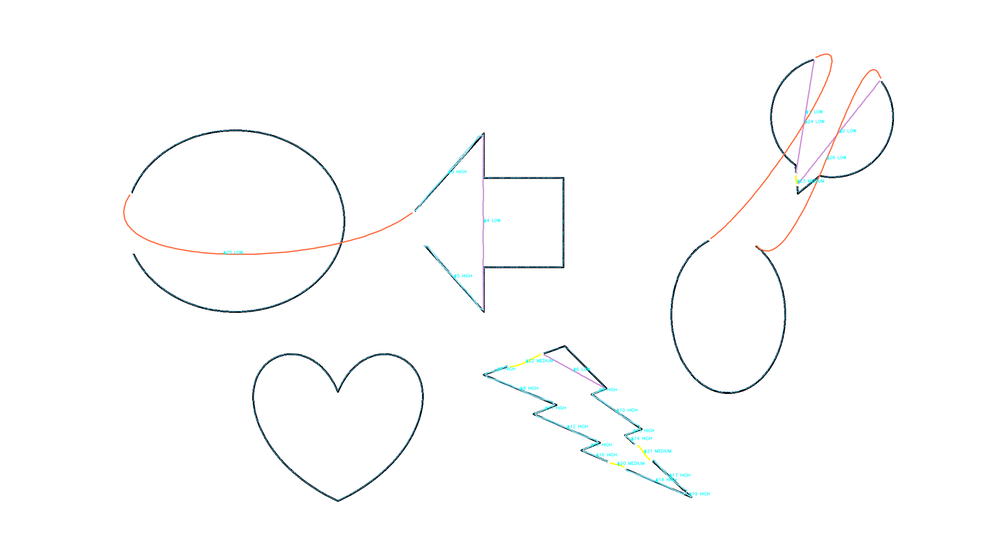
#> input picture restored/restoration_test_xai_overlay.png, 1000 x 552 px, shrunk from 2688 x 1484 before the run
$ python -i sketch_preprocessor.py   (imports and definitions only)
#> lines starting #> are read from the running program, lines starting #| are printed output that depends on the picture; after the words box and inside, x2 and y2 are one past the last pixel; in counts of white or black regions, pixels touching at a corner belong together
#> further down, picture is the input picture: shape (552, 1000, 3); mean B, G, R 252.9, 252.8, 252.4
"""
Sketch Preprocessing Module
============================
Seven-stage pipeline optimised for ancient sketch line preservation,
supporting both paper sketches and stone engravings.

  0. Input handling   — Load, convert to grayscale
  1. Denoising        — Non-Local Means + Bilateral Filter (edge-preserving)
  2. Background       — Morphological closing estimation + subtraction
  3. Contrast         — CLAHE (Contrast Limited Adaptive Histogram Equalisation)
  4. Binarization     — Multi-strategy fusion: XDoG + Sauvola + Niblack
  5. Post-processing  — Small-component removal + morphological closing + optional thinning
  6. Output           — Binary image (foreground = 255, background = 0)

Design rationale
----------------
The existing ``DocumentEnhancer`` is optimised for degraded *text* documents
and employs morphological opening that can destroy thin sketch lines.  This
module instead:

* Uses edge-preserving denoisers (NLM + bilateral) to protect faint strokes.
* Subtracts an estimated background surface to remove yellowing, staining,
  and uneven illumination in one step — more effective than Multi-Scale Retinex
  for non-text, line-art content.
* Fuses three complementary binarization strategies via majority voting so
  that faint lines captured by *any two* methods survive while isolated
  false-positives from a single method are suppressed.

Key references
--------------
* Winnemoeller, Kyprianidis & Olsen, "XDoG: An eXtended Difference-of-
  Gaussians Compendium including Advanced Image Stylization",
  Computers & Graphics 36(6), 2012.
* Sauvola & Pietikainen, "Adaptive document image binarization",
  Pattern Recognition 33(2), 2000.
* Niblack, "An Introduction to Digital Image Processing", Prentice-Hall, 1986.
* Buades, Coll & Morel, "A Non-Local Algorithm for Image Denoising",
  CVPR 2005.
"""

from __future__ import annotations

import os
from typing import Dict, Literal, Optional, Tuple, Union

import cv2
import numpy as np
from skimage.exposure import equalize_adapthist
from skimage.filters import threshold_niblack, threshold_sauvola
from skimage.morphology import remove_small_objects, thin


# ═══════════════════════════════════════════════════════════════════════════
# SketchPreprocessor
# ═══════════════════════════════════════════════════════════════════════════

class SketchPreprocessor:
    """Seven-stage sketch preprocessing pipeline with high line recall.

    Parameters are exposed in ``__init__`` so every stage can be tuned.
    The ``medium`` argument selects sensible defaults for paper vs. stone.
    """

    # ── Presets per medium ────────────────────────────────────────────────
    _PRESETS: Dict[str, Dict] = {
        "paper": dict(
            nlm_h=7,
            nlm_template_window=7,
            nlm_search_window=21,
            bilateral_d=9,
            bilateral_sigma_color=75,
            bilateral_sigma_space=75,
            clahe_clip=3.0,
            clahe_tile=8,
            # Binarization params tuned against da37/da80 ground truth
            # (grid search + sequential 1-D sweeps, mean F1 0.4812 → 0.5980)
            xdog_sigma=0.75,
            xdog_k=1.6,
            xdog_p=100.0,
            xdog_epsilon=0.005,
            xdog_phi=10.0,
            sauvola_window=19,
            sauvola_k=0.35,
            niblack_window=9,
            niblack_k=-0.02,
            min_votes=2,
            min_component_area=150,
            closing_kernel=3,
            do_thinning=False,
        ),
        "stone": dict(
            nlm_h=10,
            nlm_template_window=7,
            nlm_search_window=21,
            bilateral_d=9,
            bilateral_sigma_color=60,
            bilateral_sigma_space=60,
            clahe_clip=4.0,
            clahe_tile=8,
            xdog_sigma=1.2,
            xdog_k=1.6,
            xdog_p=200.0,
            xdog_epsilon=0.01,
            xdog_phi=12.0,
            sauvola_window=31,
            sauvola_k=0.08,
            niblack_window=31,
            niblack_k=-0.15,
            min_votes=2,
            min_component_area=15,
            closing_kernel=3,
            do_thinning=False,
        ),
    }

    def __init__(
        self,
        medium: Literal["paper", "stone"] = "paper",
        *,
        # ── Stage 1: NLM denoising ─────────────────────────────────────
        nlm_h: Optional[int] = None,
        nlm_template_window: Optional[int] = None,
        nlm_search_window: Optional[int] = None,
        # ── Stage 1: bilateral filter ──────────────────────────────────
        bilateral_d: Optional[int] = None,
        bilateral_sigma_color: Optional[float] = None,
        bilateral_sigma_space: Optional[float] = None,
        # ── Stage 3: CLAHE ─────────────────────────────────────────────
        clahe_clip: Optional[float] = None,
        clahe_tile: Optional[int] = None,
        # ── Stage 4a: XDoG ─────────────────────────────────────────────
        xdog_sigma: Optional[float] = None,
        xdog_k: Optional[float] = None,
        xdog_p: Optional[float] = None,
        xdog_epsilon: Optional[float] = None,
        xdog_phi: Optional[float] = None,
        # ── Stage 4b: Sauvola ──────────────────────────────────────────
        sauvola_window: Optional[int] = None,
        sauvola_k: Optional[float] = None,
        # ── Stage 4c: Niblack ──────────────────────────────────────────
        niblack_window: Optional[int] = None,
        niblack_k: Optional[float] = None,
        # ── Stage 4: fusion ────────────────────────────────────────────
        min_votes: Optional[int] = None,
        # ── Stage 5: post-processing ───────────────────────────────────
        min_component_area: Optional[int] = None,
        closing_kernel: Optional[int] = None,
        do_thinning: Optional[bool] = None,
    ):
        preset = self._PRESETS[medium]

        # Merge: explicit kwarg wins over preset default
        def _pick(name: str, value):
            return value if value is not None else preset[name]

        # Stage 1
        self.nlm_h: int                    = _pick("nlm_h", nlm_h)
        self.nlm_template_window: int      = _pick("nlm_template_window", nlm_template_window)
        self.nlm_search_window: int        = _pick("nlm_search_window", nlm_search_window)
        self.bilateral_d: int              = _pick("bilateral_d", bilateral_d)
        self.bilateral_sigma_color: float  = _pick("bilateral_sigma_color", bilateral_sigma_color)
        self.bilateral_sigma_space: float  = _pick("bilateral_sigma_space", bilateral_sigma_space)

        # Stage 3
        self.clahe_clip: float = _pick("clahe_clip", clahe_clip)
        self.clahe_tile: int   = _pick("clahe_tile", clahe_tile)

        # Stage 4a — XDoG
        self.xdog_sigma: float   = _pick("xdog_sigma", xdog_sigma)
        self.xdog_k: float       = _pick("xdog_k", xdog_k)
        self.xdog_p: float       = _pick("xdog_p", xdog_p)
        self.xdog_epsilon: float = _pick("xdog_epsilon", xdog_epsilon)
        self.xdog_phi: float     = _pick("xdog_phi", xdog_phi)

        # Stage 4b/c — adaptive thresholds
        self.sauvola_window: int  = _pick("sauvola_window", sauvola_window)
        self.sauvola_k: float     = _pick("sauvola_k", sauvola_k)
        self.niblack_window: int  = _pick("niblack_window", niblack_window)
        self.niblack_k: float     = _pick("niblack_k", niblack_k)

        # Stage 4 — fusion
        self.min_votes: int = _pick("min_votes", min_votes)

        # Stage 5
        self.min_component_area: int = _pick("min_component_area", min_component_area)
        self.closing_kernel: int     = _pick("closing_kernel", closing_kernel)
        self.do_thinning: bool       = _pick("do_thinning", do_thinning)

    # ───────────────────────────────────────────────────────────────────────
    # Stage 1 — Edge-preserving denoising
    # ───────────────────────────────────────────────────────────────────────

    def denoise(self, img: np.ndarray) -> np.ndarray:
        """Two-pass edge-preserving denoising.

        Pass 1 — Non-Local Means:
            Averages similar patches across the image.  The filter strength
            *h* is kept conservative (default 7 for paper) so that faint
            pencil/ink lines are not blurred away.

        Pass 2 — Bilateral filter:
            Smooths flat regions while preserving sharp edge gradients,
            further reducing low-frequency noise without affecting strokes.

        Args:
            img: Grayscale uint8 image.
        Returns:
            Denoised uint8 image.
        """
        nlm = cv2.fastNlMeansDenoising(
            img,
            h=self.nlm_h,
            templateWindowSize=self.nlm_template_window,
            searchWindowSize=self.nlm_search_window,
        )
        bilateral = cv2.bilateralFilter(
            nlm,
            d=self.bilateral_d,
            sigmaColor=self.bilateral_sigma_color,
            sigmaSpace=self.bilateral_sigma_space,
        )
        return bilateral

    # ───────────────────────────────────────────────────────────────────────
    # Stage 2 — Background estimation & subtraction
    # ───────────────────────────────────────────────────────────────────────

    def remove_background(self, img: np.ndarray) -> np.ndarray:
        """Estimate and subtract the slowly-varying background.

        A large morphological closing with a circular structuring element
        produces a smooth approximation of the paper/stone surface
        (yellowing, stains, uneven illumination).  Subtracting this from
        the denoised image leaves only the *local* intensity deviations,
        i.e. the sketch strokes.

        The kernel radius is set to ~1/20 of the shorter image dimension,
        clamped to [31, 101] and forced to an odd number.

        Args:
            img: Denoised grayscale uint8 image.
        Returns:
            Background-subtracted uint8 image, normalised to [0, 255].
        """
        h, w = img.shape[:2]
        ksize = int(min(h, w) / 20)
        ksize = max(31, min(ksize, 101))
        ksize = ksize if ksize % 2 == 1 else ksize + 1

        kernel = cv2.getStructuringElement(cv2.MORPH_ELLIPSE, (ksize, ksize))
        background = cv2.morphologyEx(img, cv2.MORPH_CLOSE, kernel)
#> background: shape (552, 1000); every value is 255

        # Subtract and normalise ──────────────────────────────────────────
        diff = background.astype(np.float64) - img.astype(np.float64)
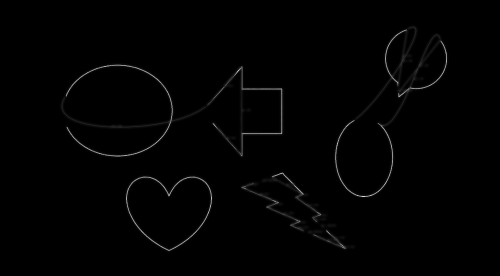
#> diff: shape (552, 1000) float64 (shown at 1/2 size); min 0, max 224, mean 2
        diff = np.clip(diff, 0, None)

        d_max = diff.max()
#> d_max = 224
        if d_max > 1e-8:
            diff = diff / d_max * 255.0

        # Invert so that sketch lines are *dark* on a *light* background,
        # matching the convention expected by Sauvola, Niblack, and XDoG.
        return (255 - diff).astype(np.uint8)

    # ───────────────────────────────────────────────────────────────────────
    # Stage 3 — Contrast enhancement (CLAHE)
    # ───────────────────────────────────────────────────────────────────────

    def enhance_contrast(self, img: np.ndarray) -> np.ndarray:
        """Boost local contrast with CLAHE to reveal faint strokes.

        Operates via scikit-image ``equalize_adapthist`` (CLAHE) so that
        faint pencil marks in brighter areas and strong strokes in darker
        areas are both lifted into a useful dynamic range.

        Args:
            img: Background-subtracted uint8 image.
        Returns:
            Contrast-enhanced uint8 image.
        """
        h, w = img.shape[:2]
        kernel_size = (max(1, h // self.clahe_tile), max(1, w // self.clahe_tile))
        enhanced = equalize_adapthist(
            img, kernel_size=kernel_size, clip_limit=self.clahe_clip / 100.0
        )
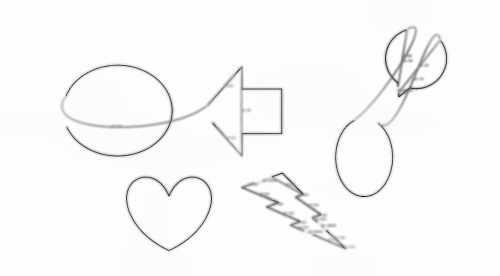
#> enhanced: shape (552, 1000) float64 (shown at 1/2 size); min 0, max 1, mean 0.977
        return (enhanced * 255.0).astype(np.uint8)

    # ───────────────────────────────────────────────────────────────────────
    # Stage 4 — Multi-strategy binarization with fusion
    # ───────────────────────────────────────────────────────────────────────

    def _xdog(self, img: np.ndarray) -> np.ndarray:
        """Extended Difference-of-Gaussians (XDoG) line extraction.

        The algorithm applies two Gaussian blurs at scales σ and k·σ,
        computes an amplified difference via a sharpness parameter *p*,
        and passes through a soft thresholding function that enhances
        line-like features while suppressing flat regions.

        Sharpened DoG (Winnemoeller et al. 2012):

            S(x) = (1 + p) · G_σ(x) − p · G_{kσ}(x)

        Soft threshold:
            T(x) = 1                            if S(x) ≥ ε
                  = 1 + tanh(φ · (S(x) − ε))    otherwise

        With dark lines on a light background, line pixels produce
        strongly negative S values (below ε), yielding T ≈ 0.  These
        are classified as foreground.

        Args:
            img: Contrast-enhanced uint8 image (dark lines, light bg).
        Returns:
            Binary uint8 mask from XDoG (foreground = 255, bg = 0).
        """
        img_f = img.astype(np.float64) / 255.0

        g1 = cv2.GaussianBlur(img_f, (0, 0), self.xdog_sigma)
        g2 = cv2.GaussianBlur(img_f, (0, 0), self.xdog_sigma * self.xdog_k)

        # Amplified DoG: sharpness p boosts the difference so that even
        # faint lines produce strong negative excursions.
        dog = (1.0 + self.xdog_p) * g1 - self.xdog_p * g2
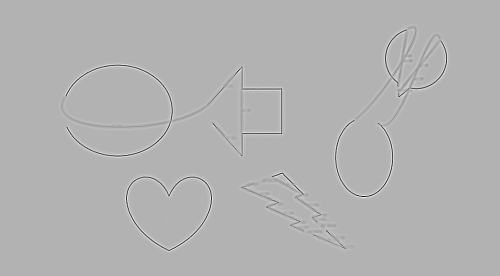
#> dog: shape (552, 1000) float64 (shown at 1/2 size); min -16.77, max 8.57, mean 0.975; drawn with min black and max white

        # Soft thresholding ────────────────────────────────────────────────
        result = np.where(
            dog >= self.xdog_epsilon,
            1.0,
            1.0 + np.tanh(self.xdog_phi * (dog - self.xdog_epsilon)),
        )
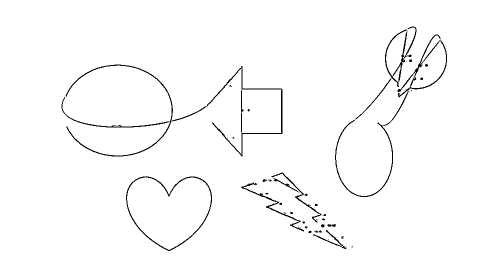
#> result: shape (552, 1000) float64 (shown at 1/2 size); min 0, max 1, mean 0.982

        # Pixels with result < 0.5 correspond to sketch lines.
        binary = (result < 0.5).astype(np.uint8) * 255
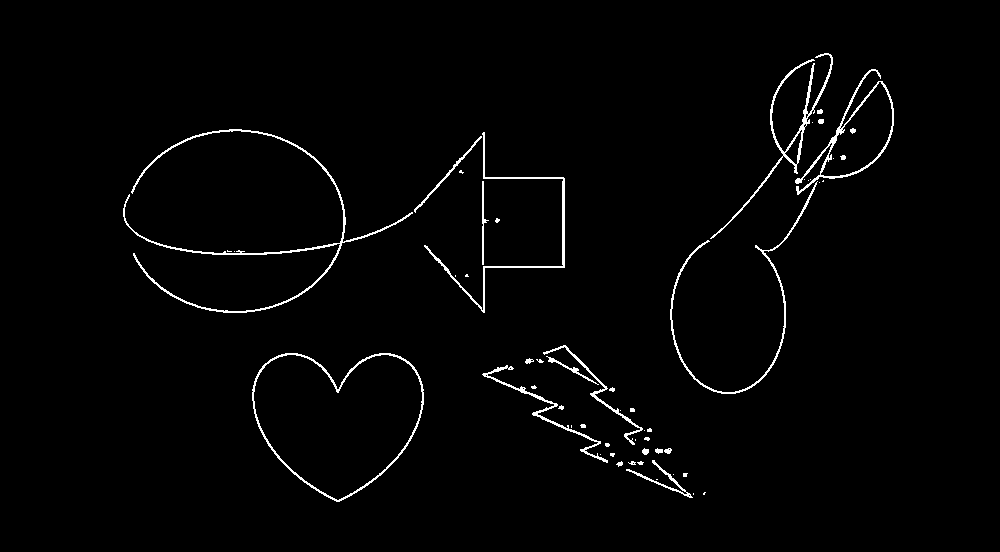
#> binary: shape (552, 1000); 1.8% white in thin lines or dots, all inside (x1, y1, x2, y2) = (123, 53, 894, 502)
        return binary

    def _sauvola(self, img: np.ndarray) -> np.ndarray:
        """Sauvola adaptive thresholding.

        T(x,y) = μ(x,y) · [1 + k · (σ(x,y)/R − 1)]

        A negative *k* raises the threshold above the local mean, which
        helps capture faint foreground strokes on a light background.

        We threshold with ≤ (pixel darker than threshold → foreground).

        Args:
            img: Contrast-enhanced uint8 image.
        Returns:
            Binary uint8 mask from Sauvola.
        """
        thresh = threshold_sauvola(
            img, window_size=self.sauvola_window, k=self.sauvola_k,
        )
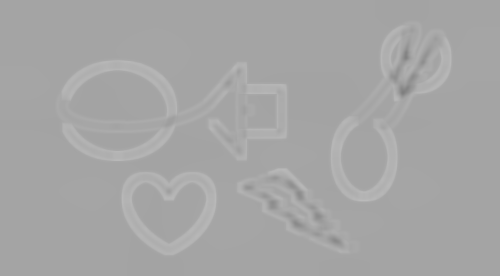
#> thresh: shape (552, 1000) float64 (shown at 1/2 size); min 126, max 187.4, mean 165.9
        return (img <= thresh).astype(np.uint8) * 255
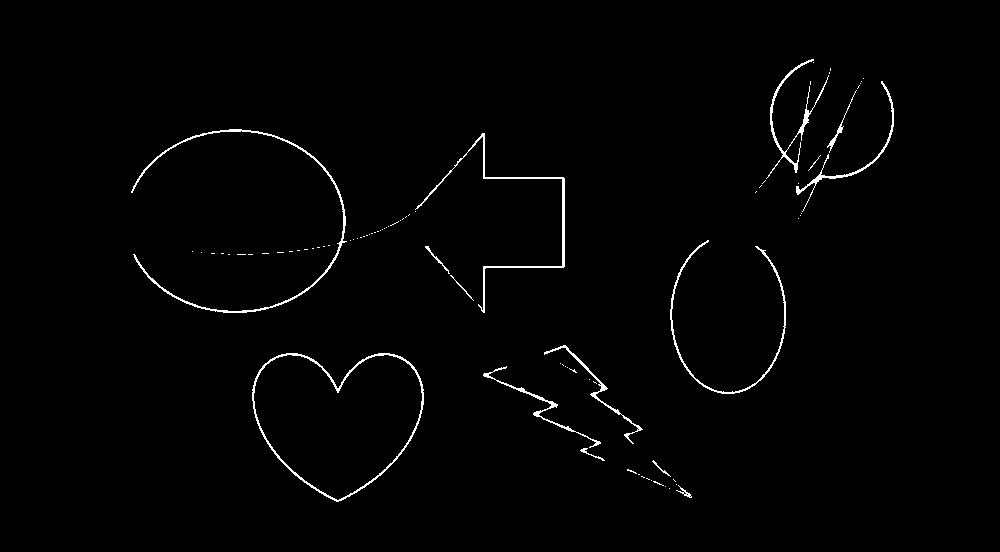
#> returned value: shape (552, 1000); 1.2% white in thin lines or dots, all inside (x1, y1, x2, y2) = (131, 59, 894, 502)

    def _niblack(self, img: np.ndarray) -> np.ndarray:
        """Niblack adaptive thresholding.

        T(x,y) = μ(x,y) + k · σ(x,y)

        With a more negative *k* the threshold drops further below the
        local mean, aggressively capturing faint strokes at the expense
        of slightly more noise — a complementary strategy to Sauvola.

        Args:
            img: Contrast-enhanced uint8 image.
        Returns:
            Binary uint8 mask from Niblack.
        """
        thresh = threshold_niblack(
            img, window_size=self.niblack_window, k=self.niblack_k,
        )
        return (img <= thresh).astype(np.uint8) * 255
#> returned value: shape (552, 1000); 84.5% white; 13 black regions (4 under 20 px), largest, box (x1, y1, x2, y2) and area: (0, 0, 1000, 552) 70957, (254, 355, 422, 499) 5753, (484, 179, 562, 266) 2834
#> (the rest of the program and of its run is left out)
